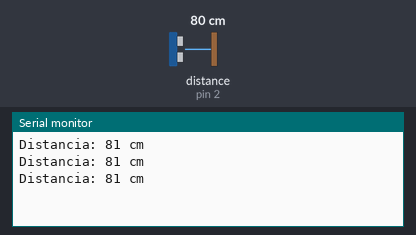
A sketch run on a simulated Arduino Uno, built with avr-gcc and run on an emulated ATmega328P. On the bench: the last lines printed to the serial monitor. The test bench sets the inputs (shaded band); at power-on: distance to the obstacle (sensor on pin 2) 80 cm. The echo pulse lasts 58.3 µs per cm.

Above: at 1.8 s.
1.9 s: distance to the obstacle (sensor on pin 2) set to 2 cm
At 2.4 s:
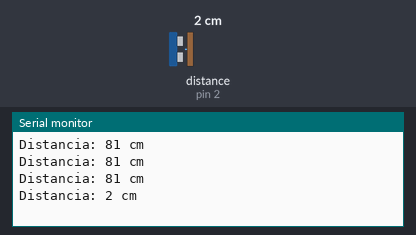
3.4 s: distance to the obstacle (sensor on pin 2) set to 4 cm
At 3.9 s:
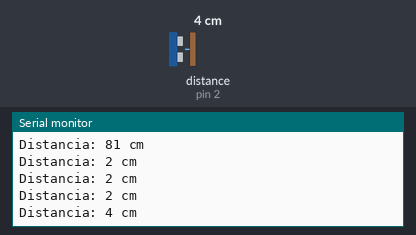
Timing chart, 0 to 6.4 s (numbered marks = the images above; inputs shaded):
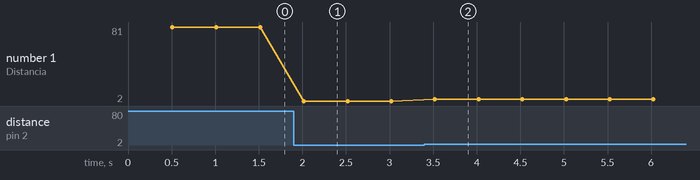

The sketch:

distance.ino
```cpp
// Inclui a biblioteca NewPing para facilitar o uso do sensor ultrassônico
#include <NewPing.h>

// Define os pinos TRIGGER e ECHO do sensor ultrassônico
#define TRIGGER_PIN 3
#define ECHO_PIN 2

// Define a distância máxima suportada pelo sensor em centímetros
#define MAX_DISTANCE 400

// Cria um objeto NewPing para o sensor ultrassônico
NewPing sonar(TRIGGER_PIN, ECHO_PIN, MAX_DISTANCE);

void setup() {
  Serial.begin(9600); // Inicializa a comunicação serial com baud rate 9600
}

void loop() {
  delay(500); // Aguarda um curto período de tempo entre as medições

  // Realiza a medição da distância em centímetros
  unsigned int distance = sonar.ping_cm();

  // Verifica se a medição retornou um valor válido
  if (distance != 0) {
    // Imprime a distância medida no monitor serial
    Serial.print("Distancia: ");
    Serial.print(distance);
    Serial.println(" cm");
  } else {
    // Caso a medição não seja válida, imprime uma mensagem de erro
    Serial.println("Falha na medição!");
  }
}
```

Measured:
- after the input at 1.9 s, the serial monitor: prints a new line after 0.12 s (image 1)
- after the input at 3.4 s, the serial monitor: prints a new line after 0.12 s (image 2)
- plotted number 1: 81 → 2 after the input at 1.9 s, 2 → 4 after the input at 3.4 s
